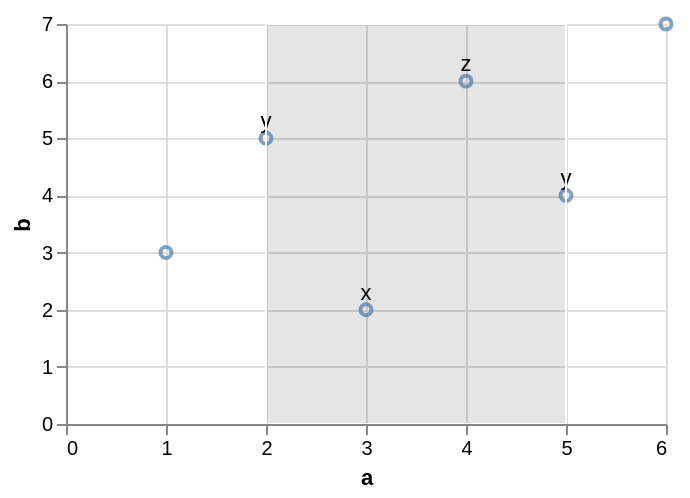

The specification (Vega-Lite) saved for this image:
### Vega-Lite specification from a JSON file in a GitHub repository (floating-point values rounded to 4 significant figures)
{"$schema": "https://vega.github.io/schema/vega-lite/v6.json", "data": {"values": [{"a": 1, "b": 3, "c": "x", "d": "2020-01-01"}, {"a": 2, "b": 5, "c": "y", "d": "2020-03-01"}, {"a": 3, "b": 2, "c": "x", "d": "2020-06-01"}, {"a": 4, "b": 6, "c": "z", "d": "2020-09-01"}, {"a": 5, "b": 4, "c": "y", "d": "2021-01-01"}, {"a": 6, "b": 7, "c": "z", "d": "2021-04-01"}]}, "width": 300, "height": 200, "layer": [{"params": [{"name": "brush", "select": {"type": "interval", "encodings": ["x"]}, "value": {"x": [2, 5]}}], "mark": "point", "encoding": {"x": {"field": "a", "type": "quantitative"}, "y": {"field": "b", "type": "quantitative"}}}, {"transform": [{"filter": {"param": "brush"}}], "mark": {"type": "text", "dy": -8}, "encoding": {"x": {"field": "a", "type": "quantitative"}, "y": {"field": "b", "type": "quantitative"}, "text": {"field": "c", "type": "nominal"}}}]}
